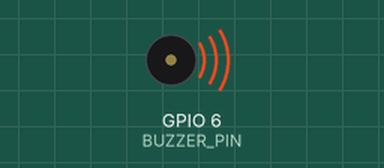
Recording of a sketch running on a simulated ESP32-S3. On the bench: buzzer (waves = sounding). What the sketch prints to the serial monitor is not drawn.

Above: at 0.65 s.
Timing chart, 0 to 5.1 s (numbered marks = the images above):
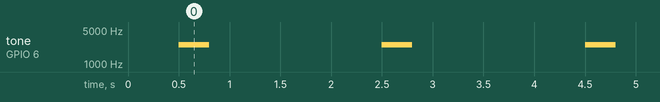

Measured:
- by itself, tone on GPIO 6 (BUZZER_PIN): alternates 2500 Hz for 0.30 s and silent for 1.7 s

The sketch:

buzzer-test.ino
```cpp
// Buzzer wiring test -- NOT the shop monitor sketch.
//
// Confirms the passive buzzer is wired correctly before moving on to the
// full monitor firmware. Beeps a short tone every 2 seconds. No WiFi, BLE,
// or config.h needed for this one.
//
// Wiring (DIYables Passive Buzzer Module): S -> BUZZER_PIN, VCC -> 3.3V or
// 5V, GND -> GND. If BUZZER_PIN isn't broken out on your board, change it
// below to any other free general-purpose GPIO.
//
// Targets Arduino-ESP32 core 3.x (pin-based ledcAttach/ledcWriteTone API).

#define BUZZER_PIN 6
#define BUZZER_FREQUENCY_HZ 2500

void setup() {
  Serial.begin(115200);
  delay(500);
  Serial.println("Buzzer test starting -- expect a beep every 2 seconds.");
}

void loop() {
  Serial.println("Beep!");
  ledcAttach(BUZZER_PIN, BUZZER_FREQUENCY_HZ, 8);
  ledcWriteTone(BUZZER_PIN, BUZZER_FREQUENCY_HZ);
  delay(300);
  ledcWriteTone(BUZZER_PIN, 0);
  ledcDetach(BUZZER_PIN);
  delay(1700);
}
```
